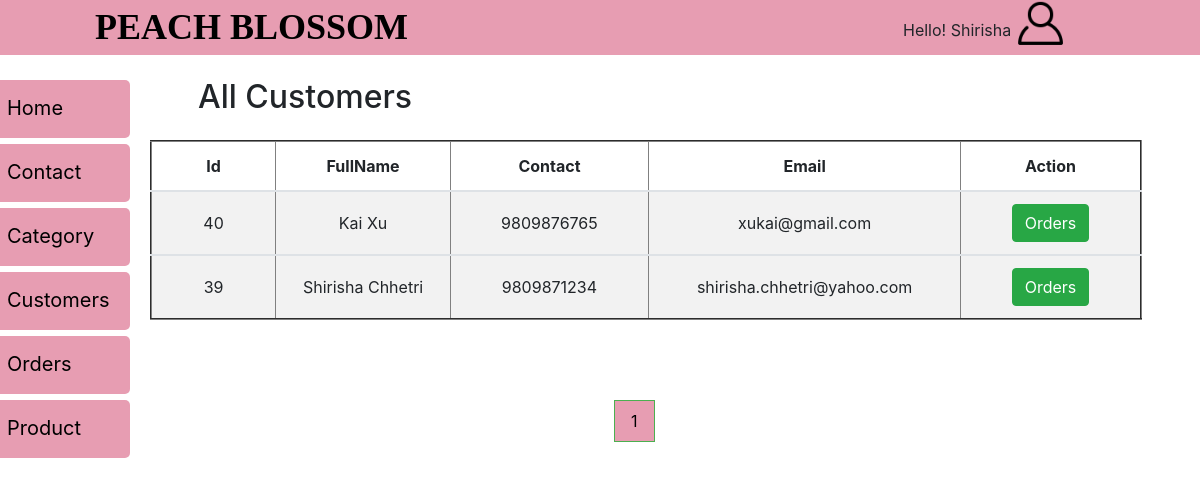
The app's page /Admin/customer.php (signed in) with its own data.
### tables this page shows
CREATE TABLE `customers` (
  `CUS_ID` int(11) NOT NULL,
  `FIRSTNAME` varchar(20) NOT NULL,
  `LASTNAME` varchar(20) NOT NULL,
  `CONTACT` bigint(10) NOT NULL,
  `EMAIL` varchar(30) NOT NULL,
  `PASSWORD` varchar(500) NOT NULL
);

### Admin/customer.php (the view, shortened to what this page needs)
<?php
         require "dashboard.php";
         ?>
<div class="main">
   <div class="row my-4">
      <h2 class="ml-5">All Customers</h2>
<table class="table table-striped" border="2" style="margin-top:1pc;">
  <thead>
    <tr>
      <th scope="col">Id</th>
      <th scope="col">FullName</th>
      <th scope="col">Contact</th>
      <th scope="col">Email</th>
      <th scope="col">Action</th>
    </tr>
  </thead>
  <?php
        $conn = new mysqli("localhost","root","","peachblossom");
        $limit = 5;
      if (isset($_GET['page'])) {
        $page = $_GET['page'];
      }
      else{
        $page = 1;
      }
        $offset = ($page-1) * $limit;
         $sql = "SELECT * FROM customers ORDER BY cus_id DESC LIMIT {$offset},{$limit}";
        $result = $conn->query($sql);
        if ($result !== false && $result->num_rows > 0) {
        while($row = $result->fetch_assoc()) {?>
    <tbody>
      <tr>
       <td class="td"><?php echo $row['CUS_ID'];?></td>
       <td class="td"><?php echo $row['FIRSTNAME']." ".$row['LASTNAME']; ?></td>
       <td class="td"><?php echo $row['CONTACT']; ?></td>
       <td class="td"><?php echo $row['EMAIL']; ?></td>
      <td>
      <form method="post" action="vieworder.php">
          <button class="btn btn-success" name="orderitem">Orders</button>
        </form>
      </td>
      </tr>
    </tbody>
          <?php
              }
            }
        ?>
  </table>
    <?php
      $sql1 = "SELECT * FROM customers";
      $result1 = mysqli_query($conn,$sql1) or die("error");
      if (mysqli_num_rows($result1)>0) {
        $total_records = mysqli_num_rows($result1);
        $total_page = ceil($total_records/$limit);
        echo '<ul class="pagination">';
        for ($i=1; $i <=$total_page; $i++) {
          if ($i == $page) {
            $active = "active";
          }
          else{
            $active = "";
          }
          echo '<li class="'.$active.'"><a href="customer.php?page='.$i.'">'.$i.'</a></li>';
        }
        echo '</ul>';
      }
        ?>
    </div>
  </div>
</body>
</html>

### Admin/css/dash.css (style rules this page uses)
a { color: black !important; }
ul.pagination { display: inline-block; padding: 0; margin: 4pc 0pc 0pc 29pc; }
ul.pagination li { display: inline; }
ul.pagination li a { color: black; float: left; margin-right:8px; padding: 8px 16px; text-decoration: none; transition: background-color .3s; border: 1px solid #ddd; }
ul.pagination li.active a { background-color: #e79db2; border: 1px solid #4CAF50; }
.main { margin-left: 155px; padding: 0px 10px; }
.table { text-align: center; width:94% !important; margin-top: 1pc; }
td { width:150pc; vertical-align: middle !important; }

### records on screen
customers: CUS_ID "40", FIRSTNAME "Kai", LASTNAME "Xu", CONTACT "9809876765", EMAIL "xukai@gmail.com"
customers: CUS_ID "39", FIRSTNAME "Shirisha", LASTNAME "Chhetri", CONTACT "9809871234", EMAIL "shirisha.chhetri@yahoo.com"

### other values on screen
$_SESSION['user'] "Shirisha"
